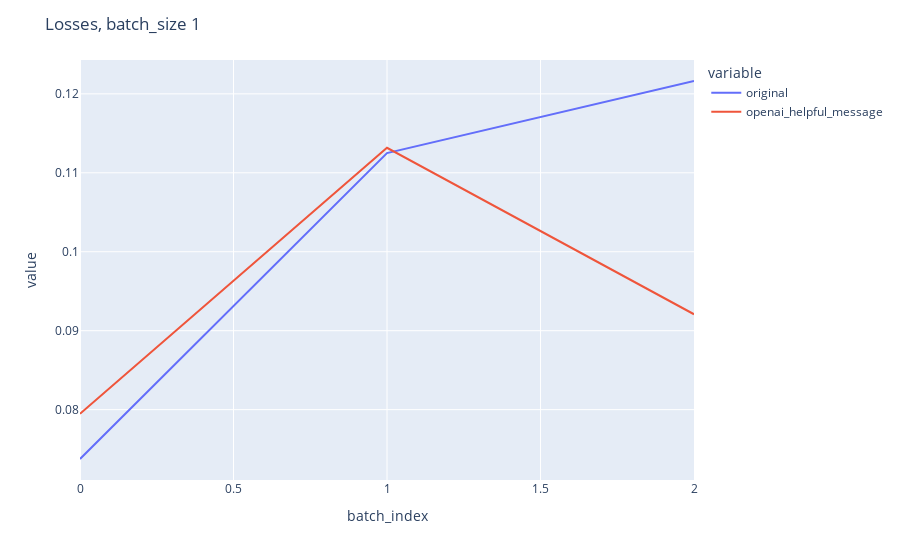
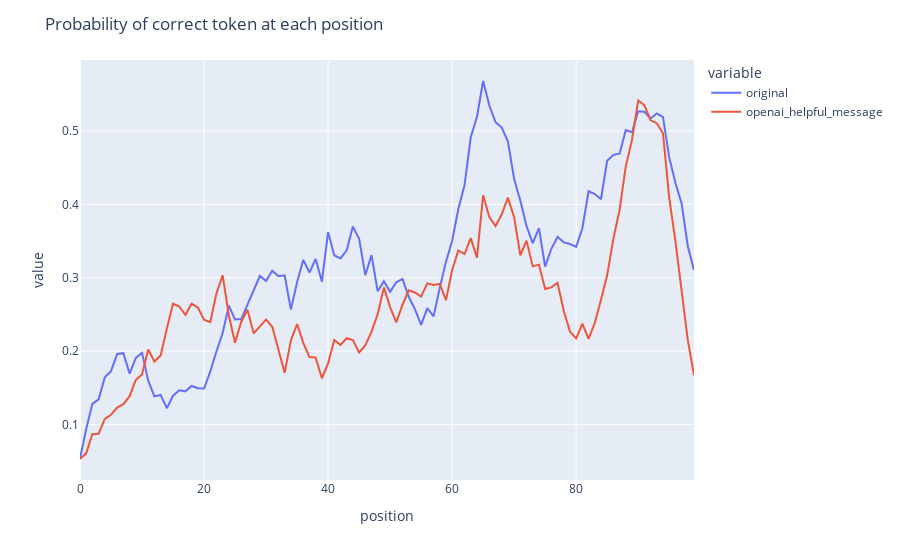

The notebook cell these images were saved under, in order:
### Code cell
experiments = []
experiments.append(ExperimentConfig(lambda x: x, reshaped_tensor.shape[1], "original"))
#experiments.append(ExperimentConfig(create_helpful_message_1, MAX_CONTEXT_LENGTH, "helpful_message_1"))
#experiments.append(ExperimentConfig(create_helpful_message_2, reshaped_tensor.shape[1], "helpful_message_2"))
#experiments.append(ExperimentConfig(lambda x: create_helpful_message_2(x, tokens_to_grab=None), reshaped_tensor.shape[1], "helpful_message_2"))
experiments.append(ExperimentConfig(lambda x: create_openai_helpful_message(x, causal_lm_tokenizer, causal_lm), reshaped_tensor.shape[1], "openai_helpful_message"))

losses_dict = {}
correct_probs_all_dict = {}
for experiment in tqdm(experiments, desc="Experiment"):
    losses, correct_probs_all = run_experiment(experiment, dataset_1_loader, causal_lm, loss_fn, device)
    losses_dict[experiment.name] = losses
    
    # Smooth the correct_probs_all with a convolution
    kernel_size = 10  # Define the size of the smoothing kernel
    padding_size = kernel_size // 2
    correct_probs_all_padded = np.pad(correct_probs_all, (padding_size, padding_size), mode='constant', constant_values=0)
    kernel = np.ones(kernel_size) / kernel_size
    correct_probs_all_smoothed = np.convolve(correct_probs_all_padded, kernel, mode='valid')
    
    correct_probs_all_dict[experiment.name] = correct_probs_all_smoothed / (len(dataset_1_loader) * BATCH_SIZE)
    #correct_probs_all_dict[experiment.name] = correct_probs_all

for exp_name, losses in losses_dict.items():
    print(f"experiment {exp_name} had avg loss of {np.mean(losses)}")

if not os.path.exists(f"{save_dir}"):
    os.makedirs(f"{save_dir}")
save_dir = os.path.join(save_dir, f"{model_name}")
if not os.path.exists(f"{save_dir}"):
    os.makedirs(f"{save_dir}")
# plot the losses on the same graph

#for key in losses_dict:
#    losses_dict[key] = [loss.item() for loss in losses_dict[key]]

df = pd.DataFrame(losses_dict)
df["batch_index"] = df.index
df = df.melt(id_vars=["batch_index"], value_vars=list(losses_dict.keys()))
fig = px.line(df, x="batch_index", y="value", color="variable")
fig.update_layout(title=f"Losses, batch_size {BATCH_SIZE}")
fig.show()
fig.write_html(f"{save_dir}/losses.html")

# plot the per token posisions on the same graph
# normalize the lengths of the different experiments by padding to the max one with zeros
max_len = max([len(x) for x in correct_probs_all_dict.values()])
for exp_name, correct_probs_all in correct_probs_all_dict.items():
    if len(correct_probs_all) < max_len:
        correct_probs_all_dict[exp_name] = np.pad(correct_probs_all, (0, max_len - len(correct_probs_all)), "constant", constant_values=0)
df = pd.DataFrame(correct_probs_all_dict)
df["position"] = df.index
df = df.melt(id_vars=["position"], value_vars=list(correct_probs_all_dict.keys()))
fig = px.line(df, x="position", y="value", color="variable")
fig.update_layout(title="Probability of correct token at each position")
fig.show()
fig.write_html(f"{save_dir}/probability_of_correct_token_at_each_position.html")

### Figure 1 — Plotly figure (JSON) as saved in the notebook; plotly's stock layout.template omitted (floating-point values rounded to 4 significant figures)
{"data": [{"hovertemplate": "variable=original<br>batch_index=%{x}<br>value=%{y}<extra></extra>", "legendgroup": "original", "line": {"color": "#636efa", "dash": "solid"}, "marker": {"symbol": "circle"}, "mode": "lines", "name": "original", "orientation": "h", "showlegend": true, "type": "scatter", "x": [0, 1, 2], "xaxis": "x", "y": [0.07375, 0.1125, 0.1216], "yaxis": "y"}, {"hovertemplate": "variable=openai_helpful_message<br>batch_index=%{x}<br>value=%{y}<extra></extra>", "legendgroup": "openai_helpful_message", "line": {"color": "#EF553B", "dash": "solid"}, "marker": {"symbol": "circle"}, "mode": "lines", "name": "openai_helpful_message", "orientation": "h", "showlegend": true, "type": "scatter", "x": [0, 1, 2], "xaxis": "x", "y": [0.07948, 0.1132, 0.09208], "yaxis": "y"}], "layout": {"legend": {"title": {"text": "variable"}, "tracegroupgap": 0}, "margin": {"t": 60}, "title": {"text": "Losses, batch_size 1"}, "xaxis": {"anchor": "y", "domain": [0, 1], "title": {"text": "batch_index"}}, "yaxis": {"anchor": "x", "domain": [0, 1], "title": {"text": "value"}}}}

### Figure 2 — Plotly figure (JSON) as saved in the notebook; plotly's stock layout.template omitted (floating-point values rounded to 4 significant figures)
{"data": [{"hovertemplate": "variable=original<br>position=%{x}<br>value=%{y}<extra></extra>", "legendgroup": "original", "line": {"color": "#636efa", "dash": "solid"}, "marker": {"symbol": "circle"}, "mode": "lines", "name": "original", "orientation": "v", "showlegend": true, "type": "scatter", "x": [0, 1, 2, 3, 4, 5, 6, 7, 8, 9, 10, 11, 12, 13, 14, 15, 16, 17, 18, 19, 20, 21, 22, 23, 24, 25, 26, 27, 28, 29, 30, 31, 32, 33, 34, 35, 36, 37, 38, 39, 40, 41, 42, 43, 44, 45, 46, 47, 48, 49, 50, 51, 52, 53, 54, 55, 56, 57, 58, 59, 60, 61, 62, 63, 64, 65, 66, 67, 68, 69, 70, 71, 72, 73, 74, 75, 76, 77, 78, 79, 80, 81, 82, 83, 84, 85, 86, 87, 88, 89, 90, 91, 92, 93, 94, 95, 96, 97, 98, 99], "xaxis": "x", "y": [0.05369, 0.09386, 0.1283, 0.1343, 0.1643, 0.1728, 0.1962, 0.1973, 0.1693, 0.1909, 0.1978, 0.1598, 0.1384, 0.1403, 0.1223, 0.1393, 0.1468, 0.1453, 0.1526, 0.1495, 0.1492, 0.1722, 0.1995, 0.2246, 0.2619, 0.2433, 0.2438, 0.264, 0.2844, 0.3024, 0.2954, 0.3094, 0.3021, 0.3033, 0.2568, 0.2938, 0.3243, 0.3071, 0.3257, 0.2947, 0.3622, 0.3304, 0.3263, 0.3374, 0.3697, 0.3532, 0.3035, 0.3308, 0.2817, 0.2954, 0.2809, 0.2937, 0.2983, 0.2741, 0.2573, 0.2358, 0.2586, 0.2474, 0.2859, 0.3216, 0.3501, 0.3937, 0.4259, 0.4914, 0.5189, 0.568, 0.5346, 0.5119, 0.5045, 0.4856, 0.4344, 0.4049, 0.3702, 0.347, 0.3677, 0.3151, 0.3395, 0.3557, 0.3482, 0.346, 0.3421, 0.3674, 0.4178, 0.4139, 0.4069, 0.4594, 0.4673, 0.4691, 0.5013, 0.4982, 0.5268, 0.526, 0.517, 0.5238, 0.5188, 0.4639, 0.4293, 0.4013, 0.3432, 0.3103], "yaxis": "y"}, {"hovertemplate": "variable=openai_helpful_message<br>position=%{x}<br>value=%{y}<extra></extra>", "legendgroup": "openai_helpful_message", "line": {"color": "#EF553B", "dash": "solid"}, "marker": {"symbol": "circle"}, "mode": "lines", "name": "openai_helpful_message", "orientation": "v", "showlegend": true, "type": "scatter", "x": [0, 1, 2, 3, 4, 5, 6, 7, 8, 9, 10, 11, 12, 13, 14, 15, 16, 17, 18, 19, 20, 21, 22, 23, 24, 25, 26, 27, 28, 29, 30, 31, 32, 33, 34, 35, 36, 37, 38, 39, 40, 41, 42, 43, 44, 45, 46, 47, 48, 49, 50, 51, 52, 53, 54, 55, 56, 57, 58, 59, 60, 61, 62, 63, 64, 65, 66, 67, 68, 69, 70, 71, 72, 73, 74, 75, 76, 77, 78, 79, 80, 81, 82, 83, 84, 85, 86, 87, 88, 89, 90, 91, 92, 93, 94, 95, 96, 97, 98, 99], "xaxis": "x", "y": [0.05312, 0.0608, 0.08713, 0.08755, 0.1079, 0.1134, 0.1231, 0.1277, 0.1386, 0.1608, 0.1683, 0.2023, 0.1859, 0.1941, 0.2306, 0.2646, 0.2609, 0.2495, 0.2648, 0.2596, 0.2429, 0.2395, 0.2787, 0.3035, 0.2485, 0.2115, 0.2401, 0.2564, 0.2243, 0.2339, 0.2432, 0.2332, 0.2001, 0.1705, 0.2144, 0.2368, 0.2114, 0.1921, 0.1912, 0.1631, 0.1834, 0.2152, 0.2084, 0.2176, 0.215, 0.1983, 0.2077, 0.2264, 0.2505, 0.2869, 0.26, 0.2392, 0.2632, 0.2828, 0.28, 0.2744, 0.2923, 0.2903, 0.2917, 0.2694, 0.3103, 0.3373, 0.3322, 0.3539, 0.3274, 0.4124, 0.3827, 0.3703, 0.3865, 0.4092, 0.3822, 0.3306, 0.3506, 0.3155, 0.3179, 0.2846, 0.2869, 0.2929, 0.2546, 0.2267, 0.2174, 0.2374, 0.2168, 0.2383, 0.2702, 0.3033, 0.3533, 0.3923, 0.4516, 0.4877, 0.5414, 0.5352, 0.5144, 0.5105, 0.4967, 0.4091, 0.3498, 0.2862, 0.2151, 0.1672], "yaxis": "y"}], "layout": {"legend": {"title": {"text": "variable"}, "tracegroupgap": 0}, "margin": {"t": 60}, "title": {"text": "Probability of correct token at each position"}, "xaxis": {"anchor": "y", "domain": [0, 1], "title": {"text": "position"}}, "yaxis": {"anchor": "x", "domain": [0, 1], "title": {"text": "value"}}}}
